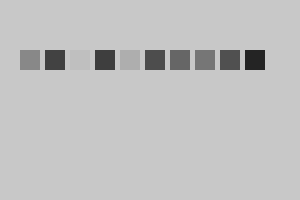
Frame 1 (no input)
Frame 60 (the mouse pressed at the canvas centre just before this capture): identical to frame 1, image omitted
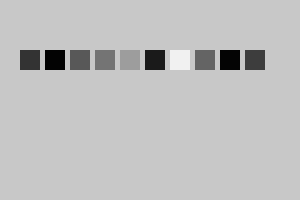
Frame 120 (the mouse held since frame 60 and released just before this capture)

The Processing sketch that drew these frames (run headless with seeded random() and noise(); from frame 60 on, the mouse is pressed at the canvas centre):

// Processing sketch: processing_348
// ── processing_348.pde



int colors[];

void setup(){
  colors = new int[10];
   for (int i = 0; i < 10; i++){
     colors[i] = (int)random(20,200);
   }
  
  size (300,200);
}

void draw(){
 background(200);
 noStroke();
 for (int i = 0; i < 10; i++){
    fill(colors[i]);
    rect(i*25+20,50,20,20); 
 }
}

void mousePressed(){
   for (int i = 0; i < 10; i++){
     colors[i] = (int)random(0,255);
   }
}
